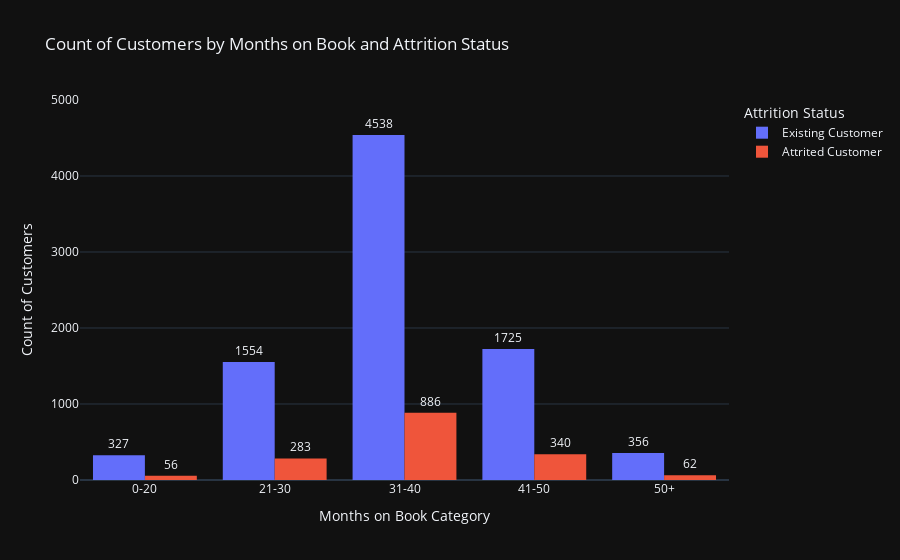

The notebook cell this image was saved under:
### Code cell
order = ['0-20', '21-30', '31-40', '41-50', '50+']

fig = px.histogram(
    mob, 
    x='Months_on_book_Cat', 
    color='Attrition_Flag',
    barmode='group',
    title='Count of Customers by Months on Book and Attrition Status'
)

fig.update_traces(texttemplate='%{y}', textposition='outside')

fig.update_layout(
    template='plotly_dark',
    xaxis_title='Months on Book Category',
    yaxis_title='Count of Customers',
    xaxis=dict(
        categoryorder='array',
        categoryarray=order,
    ),
    yaxis=dict(
        range=[0, 5000] 
    ),
    legend_title='Attrition Status'
)

fig.show()

### Figure 1 — Plotly figure (JSON) as saved in the notebook; plotly's stock layout.template omitted (floating-point values rounded to 4 significant figures; data arrays with more than 128 entries replaced by an {"elided": "..."} marker saying what was removed)
{"data": [{"alignmentgroup": "True", "bingroup": "x", "hovertemplate": "Attrition_Flag=Existing Customer<br>Months_on_book_Cat=%{x}<br>count=%{y}<extra></extra>", "legendgroup": "Existing Customer", "marker": {"color": "#636efa", "pattern": {"shape": ""}}, "name": "Existing Customer", "offsetgroup": "Existing Customer", "orientation": "v", "showlegend": true, "textposition": "outside", "texttemplate": "%{y}", "type": "histogram", "x": {"elided": "8500 str values"}, "xaxis": "x", "yaxis": "y"}, {"alignmentgroup": "True", "bingroup": "x", "hovertemplate": "Attrition_Flag=Attrited Customer<br>Months_on_book_Cat=%{x}<br>count=%{y}<extra></extra>", "legendgroup": "Attrited Customer", "marker": {"color": "#EF553B", "pattern": {"shape": ""}}, "name": "Attrited Customer", "offsetgroup": "Attrited Customer", "orientation": "v", "showlegend": true, "textposition": "outside", "texttemplate": "%{y}", "type": "histogram", "x": {"elided": "1627 str values"}, "xaxis": "x", "yaxis": "y"}], "layout": {"barmode": "group", "legend": {"title": {"text": "Attrition Status"}, "tracegroupgap": 0}, "title": {"text": "Count of Customers by Months on Book and Attrition Status"}, "xaxis": {"anchor": "y", "categoryarray": ["0-20", "21-30", "31-40", "41-50", "50+"], "categoryorder": "array", "domain": [0, 1], "title": {"text": "Months on Book Category"}}, "yaxis": {"anchor": "x", "domain": [0, 1], "range": [0, 5000], "title": {"text": "Count of Customers"}}}}
